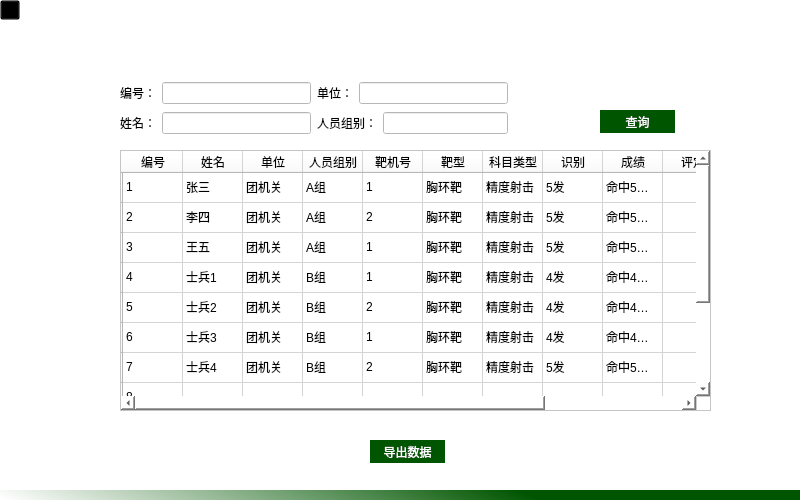
<?xml version="1.0" encoding="UTF-8"?>
<ui version="4.0">
 <class>PerformanceManage</class>
 <widget class="QWidget" name="PerformanceManage">
  <property name="geometry">
   <rect>
    <x>0</x>
    <y>0</y>
    <width>800</width>
    <height>500</height>
   </rect>
  </property>
  <property name="windowTitle">
   <string>Form</string>
  </property>
  <property name="styleSheet">
   <string notr="true">background-color: rgb(255, 255, 255);</string>
  </property>
  <widget class="QPushButton" name="pushButton">
   <property name="geometry">
    <rect>
     <x>370</x>
     <y>440</y>
     <width>75</width>
     <height>23</height>
    </rect>
   </property>
   <property name="styleSheet">
    <string notr="true">background-color: rgb(0, 85, 0);
color: rgb(255, 255, 255);
border:none
</string>
   </property>
   <property name="text">
    <string>导出数据</string>
   </property>
  </widget>
  <widget class="QPushButton" name="pushButton_2">
   <property name="geometry">
    <rect>
     <x>600</x>
     <y>110</y>
     <width>75</width>
     <height>23</height>
    </rect>
   </property>
   <property name="styleSheet">
    <string notr="true">background-color: rgb(0, 85, 0);
color: rgb(255, 255, 255);
border:none
</string>
   </property>
   <property name="text">
    <string>查询</string>
   </property>
  </widget>
  <widget class="QTableWidget" name="tableWidget_2">
   <property name="geometry">
    <rect>
     <x>120</x>
     <y>150</y>
     <width>591</width>
     <height>261</height>
    </rect>
   </property>
   <attribute name="horizontalHeaderDefaultSectionSize">
    <number>60</number>
   </attribute>
   <row>
    <property name="text">
     <string/>
    </property>
   </row>
   <row>
    <property name="text">
     <string/>
    </property>
   </row>
   <row>
    <property name="text">
     <string/>
    </property>
   </row>
   <row>
    <property name="text">
     <string/>
    </property>
   </row>
   <row>
    <property name="text">
     <string/>
    </property>
   </row>
   <row>
    <property name="text">
     <string/>
    </property>
   </row>
   <row>
    <property name="text">
     <string/>
    </property>
   </row>
   <row>
    <property name="text">
     <string/>
    </property>
   </row>
   <row>
    <property name="text">
     <string/>
    </property>
   </row>
   <row>
    <property name="text">
     <string/>
    </property>
   </row>
   <row>
    <property name="text">
     <string/>
    </property>
   </row>
   <column>
    <property name="text">
     <string>编号</string>
    </property>
   </column>
   <column>
    <property name="text">
     <string>姓名</string>
    </property>
   </column>
   <column>
    <property name="text">
     <string>单位</string>
    </property>
   </column>
   <column>
    <property name="text">
     <string>人员组别</string>
    </property>
   </column>
   <column>
    <property name="text">
     <string>靶机号</string>
    </property>
   </column>
   <column>
    <property name="text">
     <string>靶型</string>
    </property>
   </column>
   <column>
    <property name="text">
     <string>科目类型</string>
    </property>
   </column>
   <column>
    <property name="text">
     <string>识别</string>
    </property>
   </column>
   <column>
    <property name="text">
     <string>成绩</string>
    </property>
   </column>
   <column>
    <property name="text">
     <string>评定</string>
    </property>
   </column>
   <column>
    <property name="text">
     <string>用时</string>
    </property>
   </column>
   <column>
    <property name="text">
     <string>散布等级</string>
    </property>
   </column>
   <item row="0" column="0">
    <property name="text">
     <string>1</string>
    </property>
   </item>
   <item row="0" column="1">
    <property name="text">
     <string>张三</string>
    </property>
   </item>
   <item row="0" column="2">
    <property name="text">
     <string>团机关</string>
    </property>
   </item>
   <item row="0" column="3">
    <property name="text">
     <string>A组</string>
    </property>
   </item>
   <item row="0" column="4">
    <property name="text">
     <string>1</string>
    </property>
   </item>
   <item row="0" column="5">
    <property name="text">
     <string>胸环靶</string>
    </property>
   </item>
   <item row="0" column="6">
    <property name="text">
     <string>精度射击</string>
    </property>
   </item>
   <item row="0" column="7">
    <property name="text">
     <string>5发</string>
    </property>
   </item>
   <item row="0" column="8">
    <property name="text">
     <string>命中5发，总环数44</string>
    </property>
   </item>
   <item row="1" column="0">
    <property name="text">
     <string>2</string>
    </property>
   </item>
   <item row="1" column="1">
    <property name="text">
     <string>李四</string>
    </property>
   </item>
   <item row="1" column="2">
    <property name="text">
     <string>团机关</string>
    </property>
   </item>
   <item row="1" column="3">
    <property name="text">
     <string>A组</string>
    </property>
   </item>
   <item row="1" column="4">
    <property name="text">
     <string>2</string>
    </property>
   </item>
   <item row="1" column="5">
    <property name="text">
     <string>胸环靶</string>
    </property>
   </item>
   <item row="1" column="6">
    <property name="text">
     <string>精度射击</string>
    </property>
   </item>
   <item row="1" column="7">
    <property name="text">
     <string>5发</string>
    </property>
   </item>
   <item row="1" column="8">
    <property name="text">
     <string>命中5发，总环数43</string>
    </property>
   </item>
   <item row="2" column="0">
    <property name="text">
     <string>3</string>
    </property>
   </item>
   <item row="2" column="1">
    <property name="text">
     <string>王五</string>
    </property>
   </item>
   <item row="2" column="2">
    <property name="text">
     <string>团机关</string>
    </property>
   </item>
   <item row="2" column="3">
    <property name="text">
     <string>A组</string>
    </property>
   </item>
   <item row="2" column="4">
    <property name="text">
     <string>1</string>
    </property>
   </item>
   <item row="2" column="5">
    <property name="text">
     <string>胸环靶</string>
    </property>
   </item>
   <item row="2" column="6">
    <property name="text">
     <string>精度射击</string>
    </property>
   </item>
   <item row="2" column="7">
    <property name="text">
     <string>5发</string>
    </property>
   </item>
   <item row="2" column="8">
    <property name="text">
     <string>命中5发，总环数44</string>
    </property>
   </item>
   <item row="3" column="0">
    <property name="text">
     <string>4</string>
    </property>
   </item>
   <item row="3" column="1">
    <property name="text">
     <string>士兵1</string>
    </property>
   </item>
   <item row="3" column="2">
    <property name="text">
     <string>团机关</string>
    </property>
   </item>
   <item row="3" column="3">
    <property name="text">
     <string>B组</string>
    </property>
   </item>
   <item row="3" column="4">
    <property name="text">
     <string>1</string>
    </property>
   </item>
   <item row="3" column="5">
    <property name="text">
     <string>胸环靶</string>
    </property>
   </item>
   <item row="3" column="6">
    <property name="text">
     <string>精度射击</string>
    </property>
   </item>
   <item row="3" column="7">
    <property name="text">
     <string>4发</string>
    </property>
   </item>
   <item row="3" column="8">
    <property name="text">
     <string>命中4发，总环数42</string>
    </property>
   </item>
   <item row="4" column="0">
    <property name="text">
     <string>5</string>
    </property>
   </item>
   <item row="4" column="1">
    <property name="text">
     <string>士兵2</string>
    </property>
   </item>
   <item row="4" column="2">
    <property name="text">
     <string>团机关</string>
    </property>
   </item>
   <item row="4" column="3">
    <property name="text">
     <string>B组</string>
    </property>
   </item>
   <item row="4" column="4">
    <property name="text">
     <string>2</string>
    </property>
   </item>
   <item row="4" column="5">
    <property name="text">
     <string>胸环靶</string>
    </property>
   </item>
   <item row="4" column="6">
    <property name="text">
     <string>精度射击</string>
    </property>
   </item>
   <item row="4" column="7">
    <property name="text">
     <string>4发</string>
    </property>
   </item>
   <item row="4" column="8">
    <property name="text">
     <string>命中4发，总环数40</string>
    </property>
   </item>
   <item row="5" column="0">
    <property name="text">
     <string>6</string>
    </property>
   </item>
   <item row="5" column="1">
    <property name="text">
     <string>士兵3</string>
    </property>
   </item>
   <item row="5" column="2">
    <property name="text">
     <string>团机关</string>
    </property>
   </item>
   <item row="5" column="3">
    <property name="text">
     <string>B组</string>
    </property>
   </item>
   <item row="5" column="4">
    <property name="text">
     <string>1</string>
    </property>
   </item>
   <item row="5" column="5">
    <property name="text">
     <string>胸环靶</string>
    </property>
   </item>
   <item row="5" column="6">
    <property name="text">
     <string>精度射击</string>
    </property>
   </item>
   <item row="5" column="7">
    <property name="text">
     <string>4发</string>
    </property>
   </item>
   <item row="5" column="8">
    <property name="text">
     <string>命中4发，总环数30</string>
    </property>
   </item>
   <item row="6" column="0">
    <property name="text">
     <string>7</string>
    </property>
   </item>
   <item row="6" column="1">
    <property name="text">
     <string>士兵4</string>
    </property>
   </item>
   <item row="6" column="2">
    <property name="text">
     <string>团机关</string>
    </property>
   </item>
   <item row="6" column="3">
    <property name="text">
     <string>B组</string>
    </property>
   </item>
   <item row="6" column="4">
    <property name="text">
     <string>2</string>
    </property>
   </item>
   <item row="6" column="5">
    <property name="text">
     <string>胸环靶</string>
    </property>
   </item>
   <item row="6" column="6">
    <property name="text">
     <string>精度射击</string>
    </property>
   </item>
   <item row="6" column="7">
    <property name="text">
     <string>5发</string>
    </property>
   </item>
   <item row="6" column="8">
    <property name="text">
     <string>命中5发，总环数44</string>
    </property>
   </item>
   <item row="6" column="9">
    <property name="text">
     <string/>
    </property>
   </item>
   <item row="7" column="0">
    <property name="text">
     <string>8</string>
    </property>
   </item>
  </widget>
  <widget class="QWidget" name="layoutWidget">
   <property name="geometry">
    <rect>
     <x>120</x>
     <y>80</y>
     <width>388</width>
     <height>56</height>
    </rect>
   </property>
   <layout class="QVBoxLayout" name="verticalLayout">
    <item>
     <layout class="QHBoxLayout" name="horizontalLayout_6">
      <item>
       <layout class="QHBoxLayout" name="horizontalLayout_3">
        <item>
         <widget class="QLabel" name="label_3">
          <property name="text">
           <string>编号：</string>
          </property>
         </widget>
        </item>
        <item>
         <widget class="QLineEdit" name="lineEdit_3"/>
        </item>
       </layout>
      </item>
      <item>
       <layout class="QHBoxLayout" name="horizontalLayout">
        <item>
         <widget class="QLabel" name="label_2">
          <property name="text">
           <string>单位：</string>
          </property>
         </widget>
        </item>
        <item>
         <widget class="QLineEdit" name="lineEdit"/>
        </item>
       </layout>
      </item>
     </layout>
    </item>
    <item>
     <layout class="QHBoxLayout" name="horizontalLayout_7">
      <item>
       <layout class="QHBoxLayout" name="horizontalLayout_2">
        <item>
         <widget class="QLabel" name="label_5">
          <property name="text">
           <string>姓名：</string>
          </property>
         </widget>
        </item>
        <item>
         <widget class="QLineEdit" name="lineEdit_2"/>
        </item>
       </layout>
      </item>
      <item>
       <layout class="QHBoxLayout" name="horizontalLayout_4">
        <item>
         <widget class="QLabel" name="label_4">
          <property name="text">
           <string>人员组别：</string>
          </property>
         </widget>
        </item>
        <item>
         <widget class="QLineEdit" name="lineEdit_4"/>
        </item>
       </layout>
      </item>
     </layout>
    </item>
   </layout>
  </widget>
  <widget class="QLabel" name="label_9">
   <property name="geometry">
    <rect>
     <x>0</x>
     <y>490</y>
     <width>800</width>
     <height>15</height>
    </rect>
   </property>
   <property name="styleSheet">
    <string notr="true">background-color: qlineargradient(spread:pad, x1:0.67, y1:0.516727, x2:0, y2:0.545455, stop:0 rgba(0, 85, 0, 255), stop:1 rgba(255, 255, 255, 255));</string>
   </property>
   <property name="text">
    <string/>
   </property>
  </widget>
  <widget class="QLabel" name="label_10">
   <property name="geometry">
    <rect>
     <x>0</x>
     <y>0</y>
     <width>800</width>
     <height>20</height>
    </rect>
   </property>
   <property name="styleSheet">
    <string notr="true">border-image: url(:/pic/顶部-切角.png);
color: rgb(255, 255, 255);
border:none</string>
   </property>
   <property name="text">
    <string>成绩管理</string>
   </property>
   <property name="alignment">
    <set>Qt::AlignCenter</set>
   </property>
  </widget>
  <widget class="QPushButton" name="pushButton_5">
   <property name="geometry">
    <rect>
     <x>0</x>
     <y>0</y>
     <width>20</width>
     <height>20</height>
    </rect>
   </property>
   <property name="styleSheet">
    <string notr="true">border-image: url(:/pic/左箭头2.png);
background-color:transparent</string>
   </property>
   <property name="text">
    <string/>
   </property>
  </widget>
 </widget>
 <resources/>
 <connections/>
</ui>
